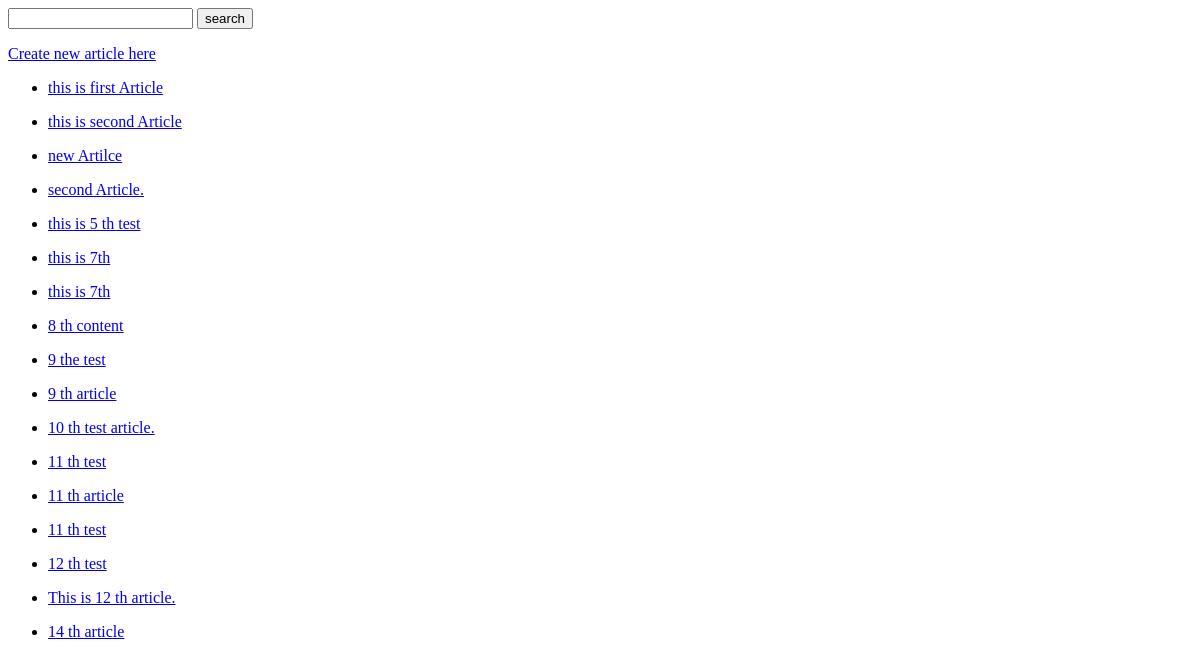
/, run on an earlier commit of the app's database.
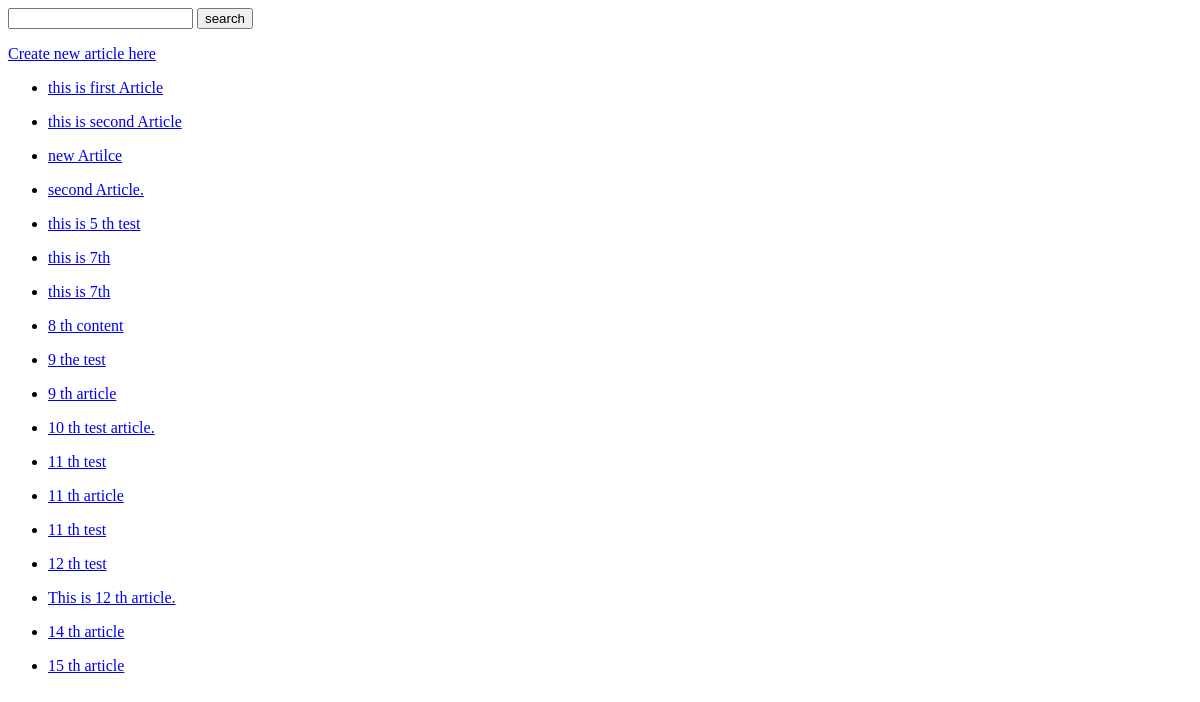
And on a later commit of the database.
### articles/models.py (models this page shows, shortened)
class Article(models.Model):
    title = models.CharField(max_length=250)
    slug = models.SlugField(blank=True,null=True)
    content = models.TextField()
    timestamp = models.DateTimeField(auto_now_add=True)
    updated = models.DateTimeField(auto_now=True)
    publish = models.DateField(auto_now_add=False,auto_now=False,null=True,blank=True)

### articles/views.py (the view)
# urls.py: path('',views.list_article,name='list_article'),
def list_article(request):
    articles = Article.objects.all()
    return render(
        request,
        'list.html',
        {
            'articles' : articles
        }
    )

### templates/list.html (shortened to what this page needs)
{% extends "base.html" %}
{% block content %}
   <p>
    <a href="{% url 'articles:create' %}">Create new article here</a>
   </p>
   {% for article in  articles %}
       <ul>
         <li><a href="{% url 'articles:detail' article.id %}">{{ article.title }}</a></li>
       </ul>
   {% endfor %}
{% endblock content %}

What changed in the data, as far as the page shows it:
added Article: title "15 th article"
